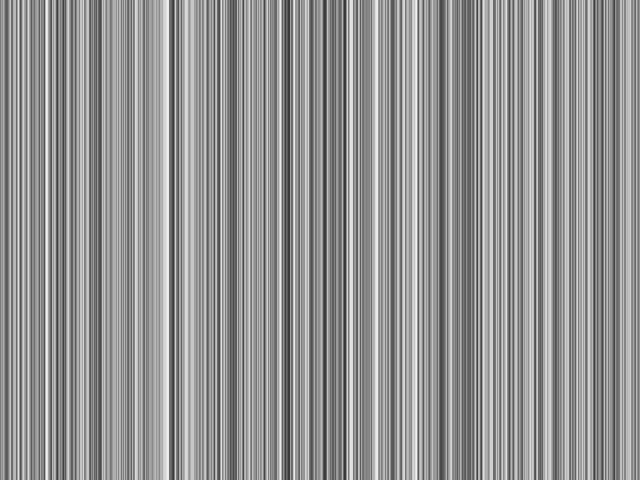
Frame 1 (no input)
Frame 60 (no input): identical to frame 1, image omitted
Frame 120 (the mouse pressed at the canvas centre since frame 60): identical to frame 1, image omitted

The p5.js sketch that drew this single still picture (run headless with seeded random() and noise() and a simulated clock; from frame 60 on, the mouse is pressed at the canvas centre):

// p5.js sketch
// ── sketch.js
let gray = [];

function setup() {
  createCanvas(640, 480);
  for (let i = 0; i < width; i++) {
    gray[i] = random(0, 255);
  }
}

function draw() {
  background(204);
  for (let i = 0; i < gray.length; i++) {
    stroke([gray[i]]);
    line(i, 0, i, height);
  }
}
